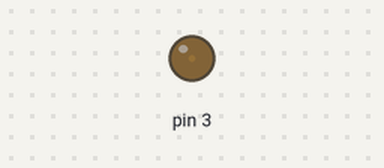
Bench run of a sketch on a simulated Arduino Uno, built with avr-gcc and run on an emulated ATmega328P. Parts: output pins drawn as LEDs (lit = HIGH).

Above: at 0.05 s.
At 0.65 s:
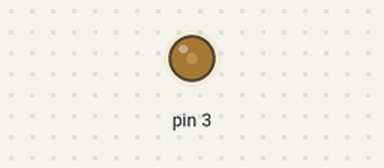
At 1.3 s:
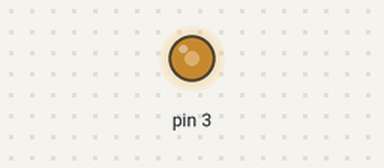
At 2.55 s:
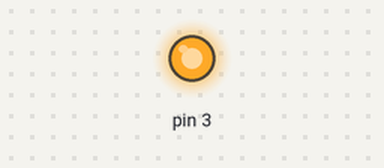
Timing chart, 0 to 5.9 s (numbered marks = the images above):
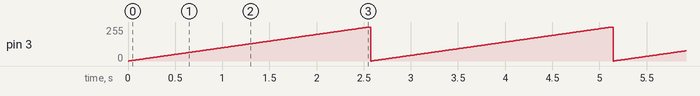

Measured:
- by itself, pin 3: ramps from 0/255 to 255/255 and jumps back, once every 2.6 s

The sketch:

_buzzer1.ino
```cpp
// C++ code
//
void setup()
{
  pinMode(3, OUTPUT);
}
int i;
void loop()
{
  for(i=0;i<=255;i++)
  {
    analogWrite(3, i);
    delay(10);
  }

  for(i=225;i>=0;i--);
  {
    analogWrite(3, i);
    delay(10);
  }
}
```
